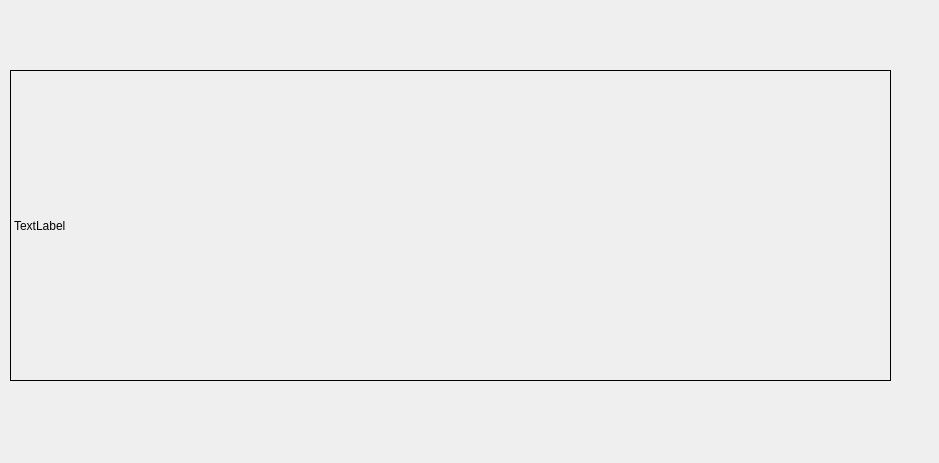
<?xml version="1.0" encoding="UTF-8"?>
<ui version="4.0">
 <class>Form</class>
 <widget class="QWidget" name="Form">
  <property name="geometry">
   <rect>
    <x>0</x>
    <y>0</y>
    <width>939</width>
    <height>463</height>
   </rect>
  </property>
  <property name="windowTitle">
   <string>Form</string>
  </property>
  <widget class="QLabel" name="label">
   <property name="geometry">
    <rect>
     <x>10</x>
     <y>70</y>
     <width>881</width>
     <height>311</height>
    </rect>
   </property>
   <property name="styleSheet">
    <string notr="true">border: 1px solid black;</string>
   </property>
   <property name="text">
    <string>TextLabel</string>
   </property>
  </widget>
 </widget>
 <resources/>
 <connections/>
</ui>
